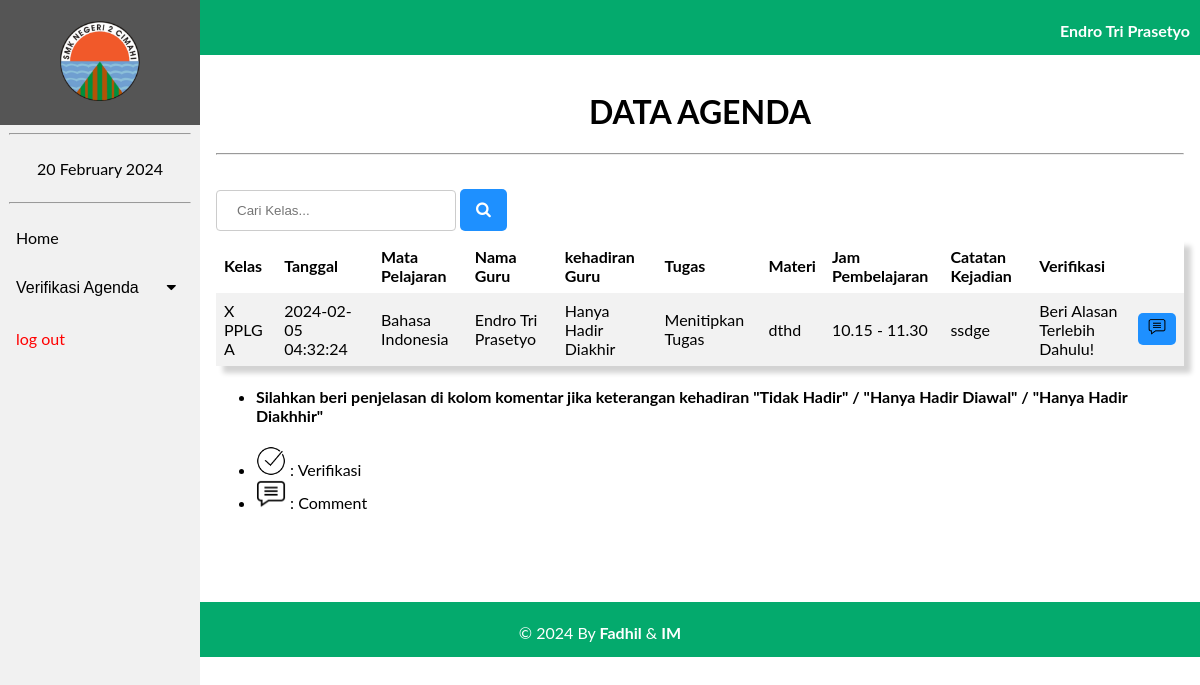
The page /agenda/verifikasi_semua.php?id=198111032008011006 (signed in) on the database its author committed.
### tables this page shows
CREATE TABLE `tb_guru` (
  `nip` varchar(18) NOT NULL,
  `id_mapel` varchar(6) NOT NULL,
  `nama_guru` varchar(100) NOT NULL
);

CREATE TABLE `tb_agenda` (
  `id_agenda` int(11) NOT NULL,
  `tgl` timestamp NOT NULL DEFAULT current_timestamp() ON UPDATE current_timestamp(),
  `jam_masuk` varchar(50) NOT NULL,
  `jam_selesai` varchar(50) NOT NULL,
  `nip` varchar(18) NOT NULL,
  `id_kelas` varchar(6) NOT NULL,
  `id_mapel` varchar(6) NOT NULL,
  `tugas` enum('Tugas Langsung','Menitipkan Tugas','Tidak Ada Tugas') NOT NULL,
  `materi` varchar(200) NOT NULL,
  `evaluasi` varchar(200) NOT NULL,
  `kehadiran` enum('Hadir','Tidak Hadir','Hanya Hadir Diakhir','Hanya Hadir Diawal') NOT NULL,
  `verifikasi` varchar(50) NOT NULL,
  `comment` text NOT NULL
);

CREATE TABLE `tb_kelas` (
  `id_kelas` varchar(6) NOT NULL,
  `nama_kelas` varchar(50) NOT NULL
);

CREATE TABLE `tb_mapel` (
  `id_mapel` varchar(6) NOT NULL,
  `nama_mapel` varchar(70) NOT NULL
);

### agenda/verifikasi_semua.php (the view, shortened to what this page needs)
<?php
    include 'koneksi.php';
    $nip = $_GET['id'];
    $sql = "SELECT tb_agenda.id_agenda, tb_mapel.nama_mapel, tb_agenda.materi, tb_agenda.tugas, tb_guru.nama_guru, tb_agenda.kehadiran, tb_kelas.nama_kelas,
    tb_agenda.tgl, tb_agenda.evaluasi, tb_agenda.verifikasi, tb_agenda.jam_masuk, tb_agenda.jam_selesai, tb_agenda.comment FROM tb_agenda INNER JOIN tb_mapel ON tb_agenda.id_mapel = tb_mapel.id_mapel
    INNER JOIN tb_guru ON tb_agenda.nip = tb_guru.nip INNER JOIN tb_kelas ON tb_agenda.id_kelas = tb_kelas.id_kelas WHERE tb_agenda.nip = '$nip'";
    $level = mysqli_query($Conn, $sql);
    $sql1 = "SELECT * FROM tb_guru WHERE nip='$nip'";
    $k = mysqli_query($Conn,$sql1);
?>
<!DOCTYPE html>
<html>
<head>
    <link rel="stylesheet" href="navbar.css">
    <link rel="stylesheet" href="https://cdnjs.cloudflare.com/ajax/libs/font-awesome/4.7.0/css/font-awesome.min.css">
<body>
    <header>
        <div class="sidebar">
            <a href="beranda.php?id=<?= $nip ?>"><center><img src="image/2cmi.PNG" style="width: 80px; padding: 5px;"></center></a>
            <hr  style="width: 90%;">
            <center><a href="#"><?= date("d F Y"); ?></a></center>
            <hr  style="width: 90%;">
            <a href="beranda2.php?id=<?= $nip ?>">Home</a>
            <button class="dropdown-btn">Verifikasi Agenda
            <i class="fa fa-caret-down"></i>
            </button>
            <a style="color: red;"href="logout.php"> log out</button></a>
        </div>
    </header>
    <div class="head">
        <?php
              foreach($k as $nama){ ?>
              <p style="margin-right: 10px;"><b><?= $nama['nama_guru'] ?></b></p>
            <?php
              }
          ?>
    </div>
    <div class="content">
    <center>
<h1>DATA AGENDA</h1><hr> </center>
<br>
<form action="search_verifikasi.php" method="POST">
    <input type="text" name="search" placeholder="Cari Kelas...">
    <button class="btn1" name="submit"><i class="fa fa-search"></i></button>
</form>
<center>
<table style="box-shadow: 7px 7px 5px lightgrey;">
        <tr>
            <th>Kelas</th>
            <th>Tanggal </th>
            <th>Mata Pelajaran</th>
            <th>Nama Guru</th>
            <th>kehadiran Guru</th>
            <th>Tugas </th>
            <th>Materi</th>
            <th>Jam Pembelajaran </th>
            <th>Catatan Kejadian </th>
            <th colspan="2">Verifikasi</th>
        </tr>
    <?php foreach ($level as $row) : ?>
            <tr>
                <td><?= $row["nama_kelas"];?></td>
                <td><?= $row["tgl"];?></td>
                <td><?= $row["nama_mapel"];?></td>
                <td><?= $row["nama_guru"];?></td>
                <td><?= $row["kehadiran"];?></td>
                <td><?= $row["tugas"];?></td>
                <td><?= $row["materi"];?></td>
                <td><?= $row["jam_masuk"]." - ".$row['jam_selesai'];?></td>
                <td><?= $row["evaluasi"];?></td>
                <?php
                    $status = $row['verifikasi'];
                    if($status == "Sudah Verifikasi"){ ?>
                        <td><center><?= $status;?></center></td>
                        <td><a href="comment.php?id=<?= $row["id_agenda"]; ?>&nip=<?= $nip;?>" style="text-decoration: none;""><button class="btn"><img src="image/comment.PNG" width="18px"></button></a></td>
                <?php
                    }else{
                        if($row['kehadiran'] != "Hadir" && $row['comment'] == ""){
                ?>
                    <td>Beri Alasan Terlebih Dahulu!</td>
                    <td><center><a href="comment.php?id=<?= $row["id_agenda"]; ?>&nip=<?= $nip;?>" style="text-decoration: none;""><button class="btn"><img src="image/comment.PNG" width="18px"></button></a></center></td>
                <?php
                        }
                    }
                ?>
            </tr>
            <?php endforeach ;
            ?>
</table>
    </center>
<ul>
    <li>
        <h4>Silahkan beri penjelasan di kolom komentar jika keterangan kehadiran "Tidak Hadir" / "Hanya Hadir Diawal" / "Hanya Hadir Diakhhir"</h4>
    </li>
    <li>
        <img src="image/ceklis.PNG" width="30px"> :
        Verifikasi
    </li>
    <li>
        <img src="image/comment.PNG" width="30px"> :
        Comment
    </li>
</ul>
</div>
<div class="footer">
        <p>&copy; 2024 By <b>Fadhil</b> & <b>IM</b></p>
    </div>

### agenda/navbar.css (style rules this page uses)
body { margin: 0; font-family: "Lato", sans-serif; }
.sidebar { margin: 0; padding: 0; width: 200px; background-color: #f1f1f1; position: fixed; height: 100%; overflow-x: hidden; z-index: 1; }
.sidebar a, .dropdown-btn { display: block; color: black; padding: 16px; text-decoration: none; }
div.content { margin-left: 200px; padding: 16px; min-height: 515px; }
.head { width: 100%; height: 50px; padding-top: 5px; text-align: right; color: white; background-color: #04AA6D; }
.footer { width: 100%; height: 50px; background-color: #04AA6D; bottom: 0; text-align: center; color: white; padding-top: 5px; }
.dropdown-btn { padding: 16px; text-decoration: none; font-size: 16px; color: black; display: block; border: none; background: none; width: 100%; text-align: left; cursor: pointer; outline: none; }
.fa-caret-down { float: right; padding-right: 8px; }

### agenda/verifikasi_semua.php (style rules this page uses)
table { border-collapse: collapse; width: 100%; }
th, td { color: black; text-align: left; padding: 8px; }
tr:nth-child(even) { background-color: #f2f2f2 }
.btn { background-color: DodgerBlue; border: none; border-radius: 5px; color: white; padding: 5px 10px; font-size: 16px; cursor: pointer; }
.btn1 { background-color: DodgerBlue; border: none; border-radius: 5px; color: white; padding: 12px 16px; font-size: 16px; cursor: pointer; }
input[type=text] { width: 240px; padding: 12px 20px; margin: 8px 0; display: inline-block; border: 1px solid #ccc; border-radius: 4px; box-sizing: border-box; }

### rows shown on the page
tb_guru: nama_guru "Endro Tri Prasetyo"
tb_agenda: id_kelas.nama_kelas "X PPLG A", tgl "2024-02-05 04:32:24", id_mapel.nama_mapel "Bahasa Indonesia", tb_guru.nama_guru "Endro Tri Prasetyo", kehadiran "Hanya Hadir Diakhir", tugas "Menitipkan Tugas", materi "dthd", jam_masuk "10.15", jam_selesai "11.30", evaluasi "ssdge"
